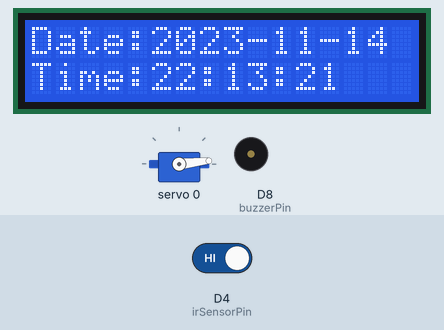
Recording of a program running on a simulated ESP8266 (NodeMCU). Parts: 16×2 character LCD, servo, buzzer (waves = sounding, pin HIGH). Inputs (shaded band) come from the test bench; at power-on: D4 (irSensorPin) HIGH. WiFi joins after 1.5 s; servers stay silent unless stated; the local clock reads 2024-03-15 10:24:30 at power-on unless the program sets it; the Firebase database answers and starts empty; web services answer with replies made up by the test bench; what the program prints to the serial monitor is not drawn.

Above: at 2.9 s.
3.0 s: D4 (irSensorPin) driven LOW
At 3.5 s:
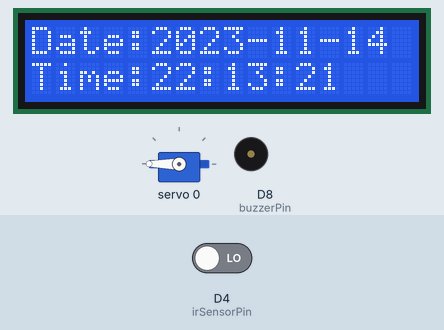
At 8.3 s:
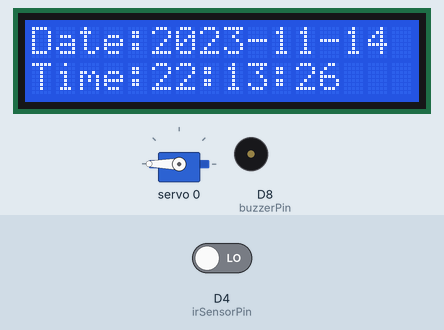
Timing chart, 0 to 17.6 s (numbered marks = the images above; inputs shaded):
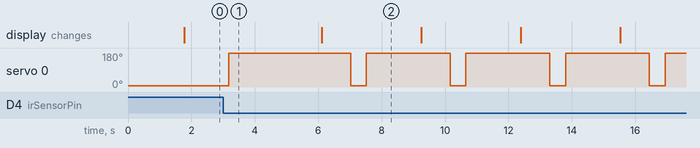

Measured:
- by itself, servo 0: repeats every 3.1 s: 6° 0.50 s, 180° 2.6 s

The program:

main.cpp
```cpp
#include <ESP8266WiFi.h>
#include <RTClib.h>
#include <ESP8266HTTPClient.h>
#include <WiFiClient.h>
#include <Firebase_ESP_Client.h>
#include <UrlEncode.h>
#include <Wire.h>
#include <LiquidCrystal_I2C.h>
#include <Adafruit_PWMServoDriver.h>


const int buzzerPin = D8;
const int irSensorPin = D4;

#include "addons/TokenHelper.h"
#include "addons/RTDBHelper.h"

const char *ssid = "Your_SSID";
const char *password = "Password";
#define FIREBASE_HOST "pill-dispensing-system-6c2b6-default-rtdb.asia-southeast1.firebasedatabase.app"
#define FIREBASE_API_KEY "FIREBASE_API_KEY"
FirebaseData fbdo;
FirebaseAuth auth;
FirebaseConfig config;

unsigned long sendDataPrevMillis = 0;
int alarmHours[3] = {0};
int alarmMinutes[3] = {0};
bool isDispensed[3] = {false};
bool signupOK = false;

// RTC_DS3231<TwoWire> Rtc(Wire);
RTC_DS3231 rtc;
// const int servoOpenPosition = 150;
// const int servoClosePosition = 600;
LiquidCrystal_I2C lcd(0x27, 16, 2);
Adafruit_PWMServoDriver pwm = Adafruit_PWMServoDriver();
String phoneNumber = "phone_number";
String apiKey = "4486037";

void displayDateTime(const DateTime &dt);
void checkAndDispensePills(const DateTime &now);
void dispensePills(int slot);
void sendMessage(String message);

void setup()
{
  Serial.begin(115200);
  Wire.begin();
  pinMode(buzzerPin, OUTPUT);
  pinMode(irSensorPin, INPUT);
  if (!rtc.begin())
  {
    Serial.println("Couldn't find RTC");
  }
  rtc.adjust(DateTime(F(__DATE__), F(__TIME__)));
  // rtc.adjust(DateTime(2024, 4, 24, 19, 00, 0));

  lcd.init();
  lcd.backlight();
  pwm.begin();
  pwm.setPWMFreq(60);
  delay(10);

  WiFi.begin(ssid, password);
  Serial.println("Connecting");
  while (WiFi.status() != WL_CONNECTED)
  {
    Serial.print(".");
    delay(500);
  }
  Serial.println("Connected to WiFi network with IP Address: ");
  Serial.println(WiFi.localIP());

  Serial.println("Database URL: " + String(FIREBASE_HOST));
  Serial.println("API Key: " + String(FIREBASE_API_KEY));

  config.api_key = FIREBASE_API_KEY;
  config.database_url = FIREBASE_HOST;

  if (Firebase.signUp(&config, &auth, "", ""))
  {
    Serial.println("ok");
    signupOK = true;
  }
  else
  {
    Serial.printf("%s\n", config.signer.signupError.message.c_str());
  }

  config.token_status_callback = tokenStatusCallback;
  Firebase.begin(&config, &auth);

  if (Firebase.ready())
  {
    Serial.println("Firebase is ready!");
  }
  else
  {
    Serial.println("Failed to initialize Firebase");
  }

  Firebase.reconnectWiFi(true);

  if (!Firebase.RTDB.beginStream(&fbdo, "/times"))
  {
    Serial.println("Failed to begin stream: " + fbdo.errorReason());
  }
}

void loop()
{
  DateTime now = rtc.now();
  displayDateTime(now);

  // Check for updates at a less frequent interval or upon specific triggers
  static unsigned long lastFirebaseUpdate = 0;
  unsigned long currentMillis = millis();
  if (Firebase.ready() && signupOK && (millis() - sendDataPrevMillis > 15000 || sendDataPrevMillis == 0))
  {
    lastFirebaseUpdate = millis();
    // sendDataPrevMillis = millis();
    Serial.println("Updating alarm times from Firebase...");

    String pathHour = "/times/0/hour";
    String pathMinute = "/times/0/minute";
    Serial.print("Checking path for hours: ");
    Serial.println(pathHour);
    if (!Firebase.RTDB.getInt(&fbdo, pathHour))
    {
      Serial.print("Failed to fetch alarm hours for index ");
      Serial.print(0);
      Serial.print(": ");
      Serial.println(fbdo.errorReason());
    }
    else
    {
      alarmHours[0] = fbdo.intData();
      Serial.print("Fetched hour for index ");
      Serial.print(0);
      Serial.print(": ");
      Serial.println(alarmHours[0]);
    }

    Serial.print("Checking path for minutes: ");
    Serial.println(pathMinute);
    if (!Firebase.RTDB.getInt(&fbdo, pathMinute))
    {
      Serial.print("Failed to fetch alarm minutes for index ");
      Serial.print(0);
      Serial.print(": ");
      Serial.println(fbdo.errorReason());
    }
    else
    {
      alarmMinutes[0] = fbdo.intData();
      Serial.print("Fetched minute for index ");
      Serial.print(0);
      Serial.print(": ");
      Serial.println(alarmMinutes[0]);
    }

    String pathHour1 = "/times/1/hour";
    String pathMinute1 = "/times/1/minute";
    Serial.print("Checking path for hours: ");
    Serial.println(pathHour1);
    if (!Firebase.RTDB.getInt(&fbdo, pathHour1))
    {
      Serial.print("Failed to fetch alarm hours for index ");
      Serial.print(1);
      Serial.print(": ");
      Serial.println(fbdo.errorReason());
    }
    else
    {
      alarmHours[1] = fbdo.intData();
      Serial.print("Fetched hour for index ");
      Serial.print(1);
      Serial.print(": ");
      Serial.println(alarmHours[1]);
    }
    Serial.print("Checking path for minutes: ");
    Serial.println(pathMinute1);
    if (!Firebase.RTDB.getInt(&fbdo, pathMinute1))
    {
      Serial.print("Failed to fetch alarm minutes for index ");
      Serial.print(1);
      Serial.print(": ");
      Serial.println(fbdo.errorReason());
    }
    else
    {
      alarmMinutes[1] = fbdo.intData();
      Serial.print("Fetched minute for index ");
      Serial.print(1);
      Serial.print(": ");
      Serial.println(alarmMinutes[1]);
    }

    String pathHour2 = "/times/2/hour";
    String pathMinute2 = "/times/2/minute";
    Serial.print("Checking path for hours: ");
    Serial.println(pathHour2);
    if (!Firebase.RTDB.getInt(&fbdo, pathHour2))
    {
      Serial.print("Failed to fetch alarm hours for index ");
      Serial.print(2);
      Serial.print(": ");
      Serial.println(fbdo.errorReason());
    }
    else
    {
      alarmHours[2] = fbdo.intData();
      Serial.print("Fetched hour for index ");
      Serial.print(2);
      Serial.print(": ");
      Serial.println(alarmHours[2]);
    }

    Serial.print("Checking path for minutes: ");
    Serial.println(pathMinute2);
    if (!Firebase.RTDB.getInt(&fbdo, pathMinute2))
    {
      Serial.print("Failed to fetch alarm minutes for index ");
      Serial.print(2);
      Serial.print(": ");
      Serial.println(fbdo.errorReason());
    }
    else
    {
      alarmMinutes[2] = fbdo.intData();
      Serial.print("Fetched minute for index ");
      Serial.print(2);
      Serial.print(": ");
      Serial.println(alarmMinutes[2]);
    }
  }

  checkAndDispensePills(now);
  dispensePills(0);
  // rotateServoAndBack(0);
  delay(1000);

  int sensorState = digitalRead(irSensorPin);
  static int lastSensorState = HIGH;
  if (sensorState == LOW && lastSensorState == HIGH)
  {

    sendMessage("Pills dispensed\nThank You!");
    delay(1000);
  }
  lastSensorState = sensorState;
}

void displayDateTime(const DateTime &dt)
{
  lcd.clear();
  lcd.setCursor(0, 0);
  lcd.print("Date:");
  lcd.print(dt.year());
  lcd.print("-");
  lcd.print(dt.month());
  lcd.print("-");
  lcd.print(dt.day());
  lcd.setCursor(0, 1);
  lcd.print("Time:");
  lcd.print(dt.hour());
  lcd.print(":");
  lcd.print(dt.minute());
  lcd.print(":");
  lcd.print(dt.second());
}

void checkAndDispensePills(const DateTime &now)
{
  for (int i = 0; i < 3; i++)
  {
    Serial.print("Checking alarm ");
    Serial.print(i);
    Serial.print(": ");
    Serial.print(alarmHours[i]);
    Serial.print(":");
    Serial.println(alarmMinutes[i]);
    if (now.hour() == alarmHours[i] && now.minute() == alarmMinutes[i] && !isDispensed[i])
    {
      lcd.clear();
      lcd.setCursor(0, 0);
      lcd.print("Hello!");
      delay(3000);
      digitalWrite(buzzerPin, HIGH);
      lcd.clear();
      lcd.print("Pills're Ready!");
      delay(4000);
      digitalWrite(buzzerPin, LOW);
      lcd.clear();
      lcd.setCursor(0, 0);
      lcd.print("Dispensing Pills!");
      delay(4000);
      lcd.clear();
      lcd.setCursor(0, 0);
      lcd.print("Thank You!");
      delay(4000);
      dispensePills(i);
      isDispensed[i] = true;
      break;
    }
  }
}

void dispensePills(int slot)
{
  const int servoOpenPosition = 150;
  const int servoClosePosition = 600;
  pwm.setPWM(slot, 0, servoOpenPosition);
  delay(500);

  pwm.setPWM(slot, 0, servoClosePosition);
  delay(500);
  // pwm.write(90);
  delay(200);
}
void sendMessage(String message)
{
  String url = "http://api.callmebot.com/whatsapp.php?phone=" + phoneNumber + "&apikey=" + apiKey + "&text=" + urlEncode(message);
  WiFiClient client;
  HTTPClient http;
  http.begin(client, url);
  int httpResponseCode = http.GET();
  if (httpResponseCode == 200)
  {
    Serial.println("Message sent successfully");
  }
  else
  {
    Serial.print("Error sending the message, HTTP response code: ");
    Serial.println(httpResponseCode);
  }
  http.end();
}
```
